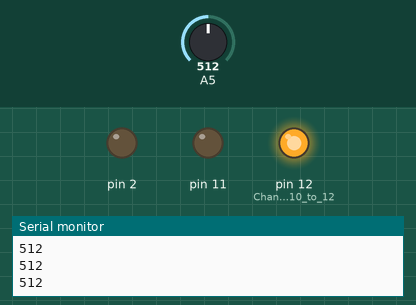
This sketch was run on a simulated Arduino Uno, built with avr-gcc and run on an emulated ATmega328P. On the bench: output pins drawn as LEDs (lit = HIGH), the last lines printed to the serial monitor. The inputs (shaded band) are chosen by the test bench; at power-on: A5 = 512.

Above: at 1.2 s.
1.3 s: A5 set to 407
2.8 s: A5 set to 387
At 3.8 s:
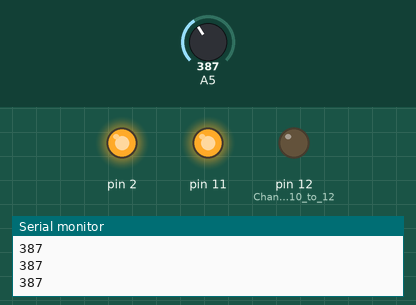
4.3 s: A5 set to 410
At 5.0 s:
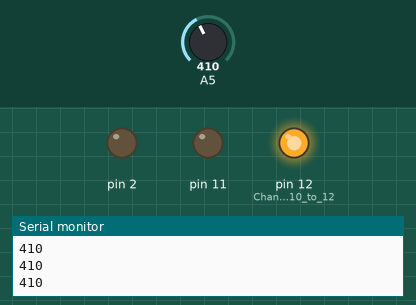
5.8 s: A5 set to 390
At 6.3 s:
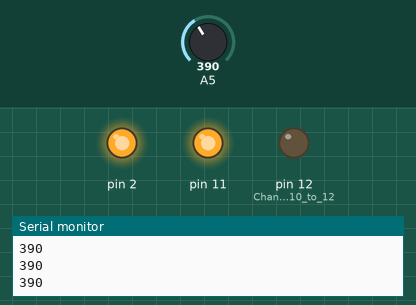
Timing chart, 0 to 8.3 s (numbered marks = the images above; inputs shaded):
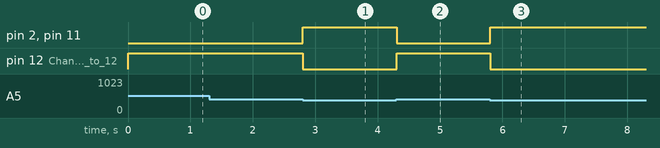

Measured:
- the behaviour switches between 400 and 399 on A5 (found by bisection; images 0 and 1)
- after the input at 2.8 s, pin 2, pin 11: LOW → HIGH at once; pin 12 (Changed_from_10_to_12): HIGH → LOW at once
- after the input at 4.3 s, pin 2, pin 11: HIGH → LOW at once; pin 12 (Changed_from_10_to_12): LOW → HIGH at once
- after the input at 5.8 s, pin 2, pin 11: LOW → HIGH at once; pin 12 (Changed_from_10_to_12): HIGH → LOW at once

The sketch:

Automatic_Irrigation_System.ino
```cpp
int soilsensor = 0;

void setup()
{
  pinMode(A5, INPUT);
  Serial.begin(9600);
  pinMode(11, OUTPUT);
  pinMode(12, OUTPUT); // Changed from 10 to 12
  pinMode(2, OUTPUT);
}

void loop()
{
  soilsensor = analogRead(A5);
  Serial.println(soilsensor);
  if (soilsensor < 400) {
    digitalWrite(11, HIGH);
    digitalWrite(12, LOW);
    digitalWrite(2, HIGH);
  } else {
    digitalWrite(11, LOW);
    digitalWrite(12, HIGH);
    digitalWrite(2, LOW);
  }
  delay(10);
}
```
